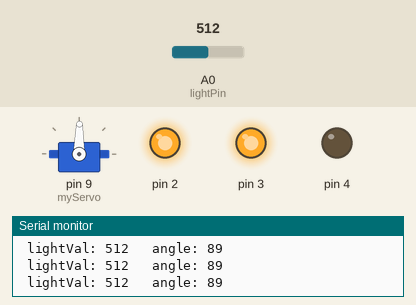
This sketch was run on a simulated Arduino Uno, built with avr-gcc and run on an emulated ATmega328P. On the bench: servo, output pins drawn as LEDs (lit = HIGH), the last lines printed to the serial monitor. Inputs (shaded band) come from the test bench; at power-on: A0 (lightPin) = 512.

Above: at 1.2 s.
1.3 s: A0 (lightPin) set to 106
At 1.8 s:
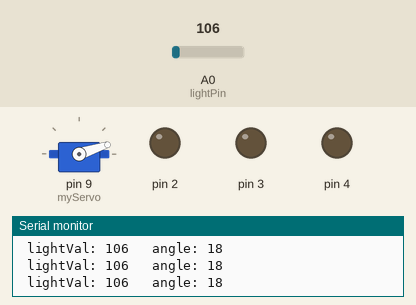
2.8 s: A0 (lightPin) set to 95
At 3.4 s:
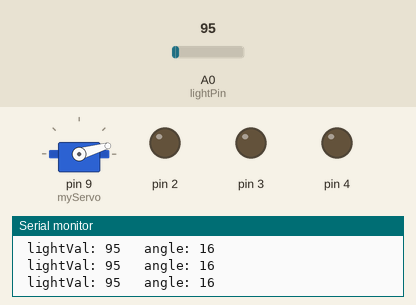
5.8 s: A0 (lightPin) set to 122
At 6.6 s:
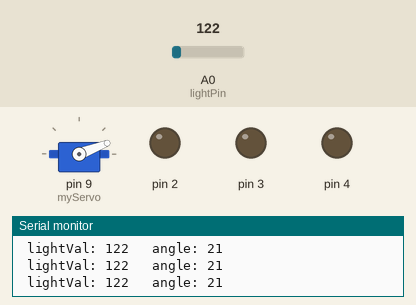
7.3 s: A0 (lightPin) set to 988
At 8.3 s:
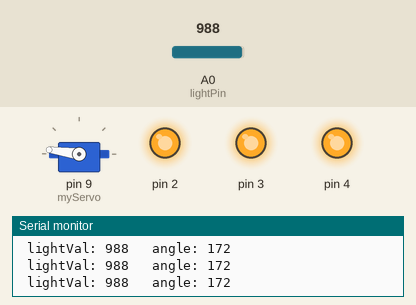
8.8 s: A0 (lightPin) set to 1015
At 10.0 s:
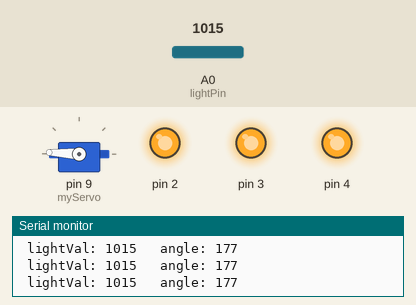
10.3 s: A0 (lightPin) set to 900
At 10.7 s:
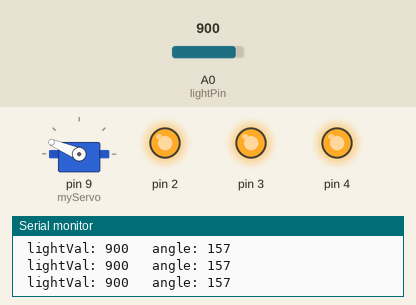
Timing chart, 0 to 12.8 s (numbered marks = the images above; inputs shaded):
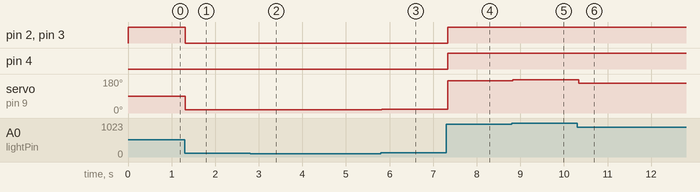

Measured:
- after the input at 1.3 s, pin 2, pin 3: HIGH → LOW at once; servo on pin 9 (myServo): 89° → 18° at once
- after the input at 2.8 s, servo on pin 9 (myServo): 18° → 16° at once
- after the input at 5.8 s, servo on pin 9 (myServo): 16° → 21° at once
- after the input at 7.3 s, pin 2–4: LOW → HIGH at once; servo on pin 9 (myServo): 21° → 172° at once
- after the input at 8.8 s, servo on pin 9 (myServo): 172° → 177° at once
- after the input at 10.3 s, servo on pin 9 (myServo): 177° → 157° at once

The sketch:

LightIndic_Servo_LED.ino
```cpp
#include <Servo.h>

Servo myServo;

int const lightPin = A0; // Replace light with pot and use!
int lightVal;
int angle;

void setup(){
  myServo.attach(9);
  Serial.begin(9600);

  for(int pinNo = 2; pinNo< 5; pinNo++){
    pinMode(pinNo,OUTPUT);
    digitalWrite(pinNo,LOW);
  }
}

void loop(){

  lightVal = analogRead(lightPin);
  angle = map(lightVal, 0, 1023, 0, 179);
  Serial.print("\n lightVal: ");
  Serial.print(lightVal);
  Serial.print("\t angle: ");
  Serial.print(angle);

  myServo.write(angle);

  if(lightVal < 200){
    digitalWrite(2,LOW);
    digitalWrite(3,LOW);
    digitalWrite(4,LOW);
  }else if(lightVal >= 600){
    digitalWrite(2,HIGH);
    digitalWrite(3,HIGH);
    digitalWrite(4,HIGH);
  }else if(lightVal >= 400){
    digitalWrite(2,HIGH);
    digitalWrite(3,HIGH);
    digitalWrite(4,LOW);
  }else if(lightVal >= 200){
    digitalWrite(2,HIGH);
    digitalWrite(3,LOW);
    digitalWrite(4,LOW);
  }

  delay(15);

}
```
